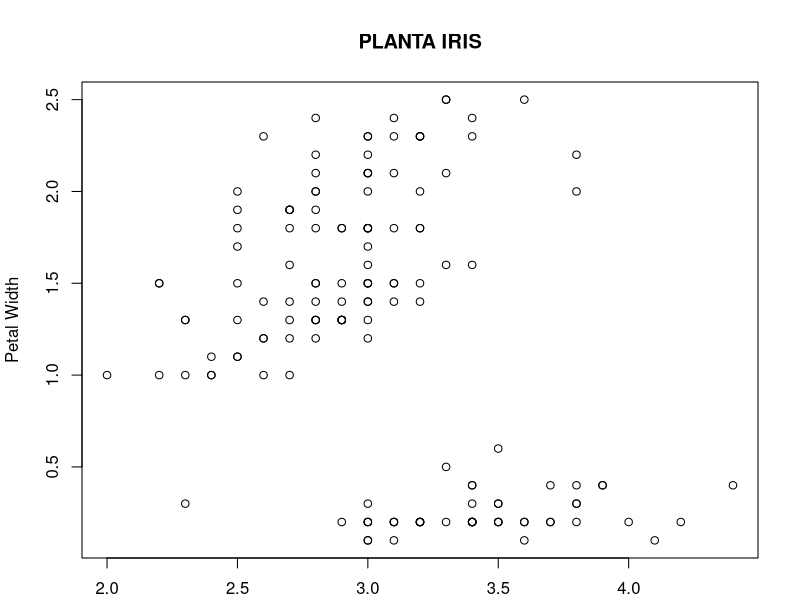
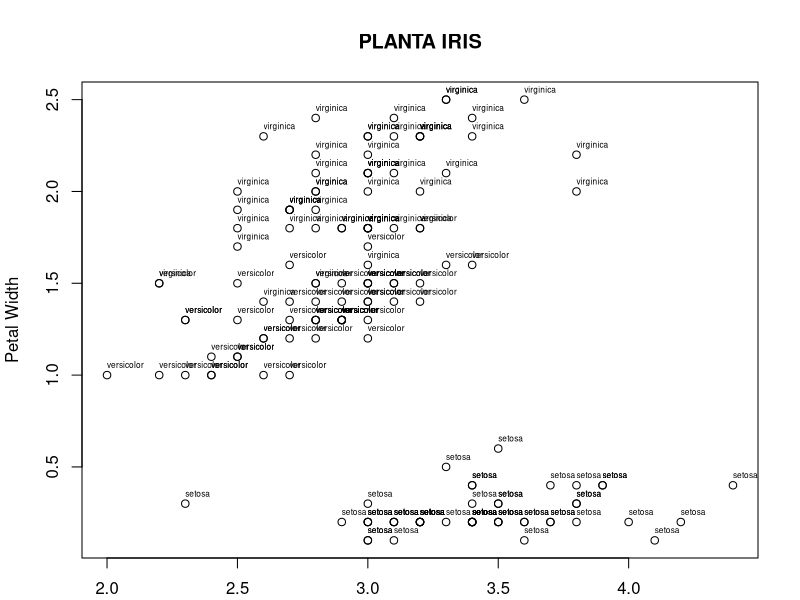
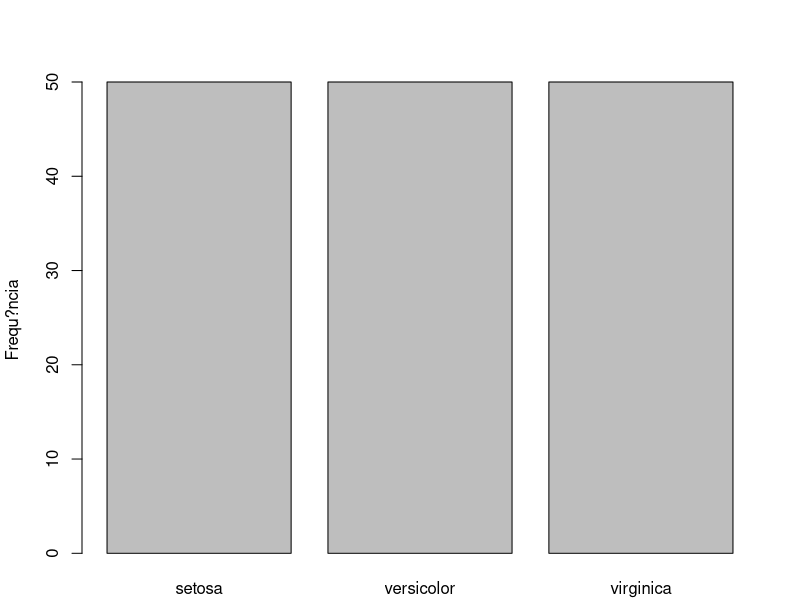
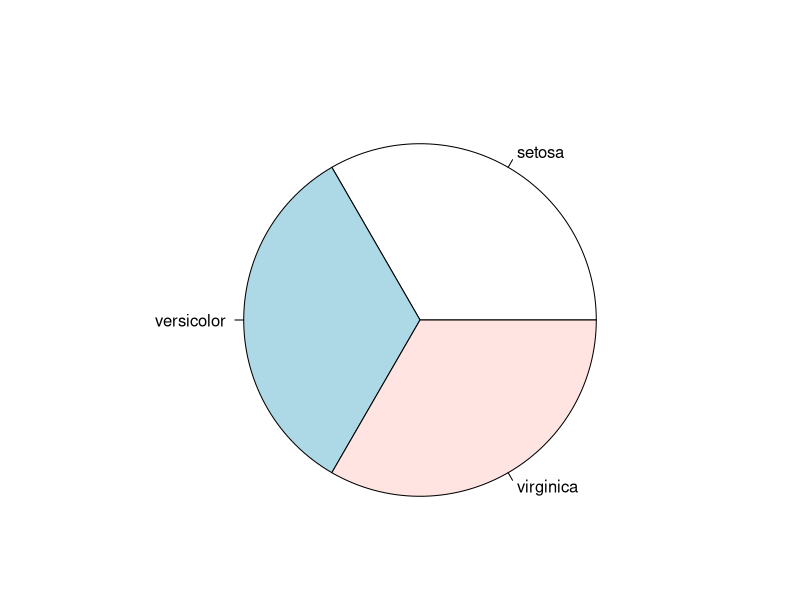
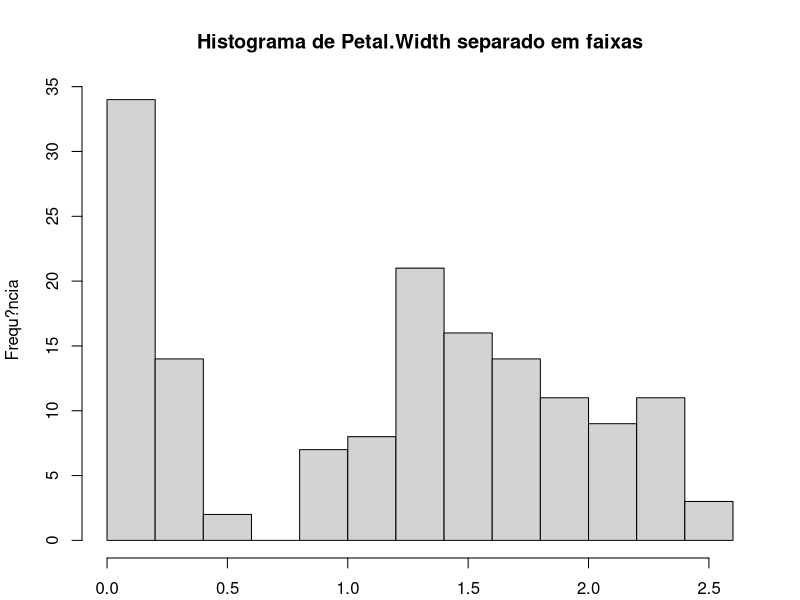
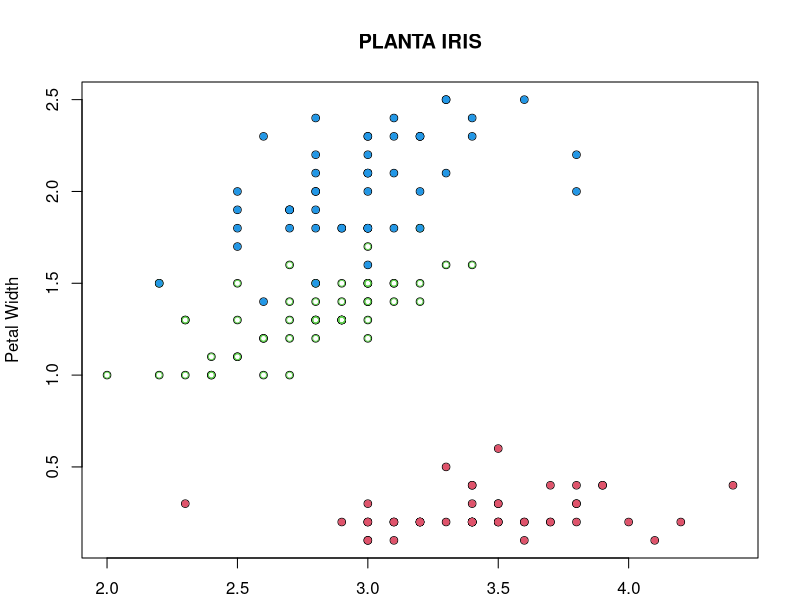
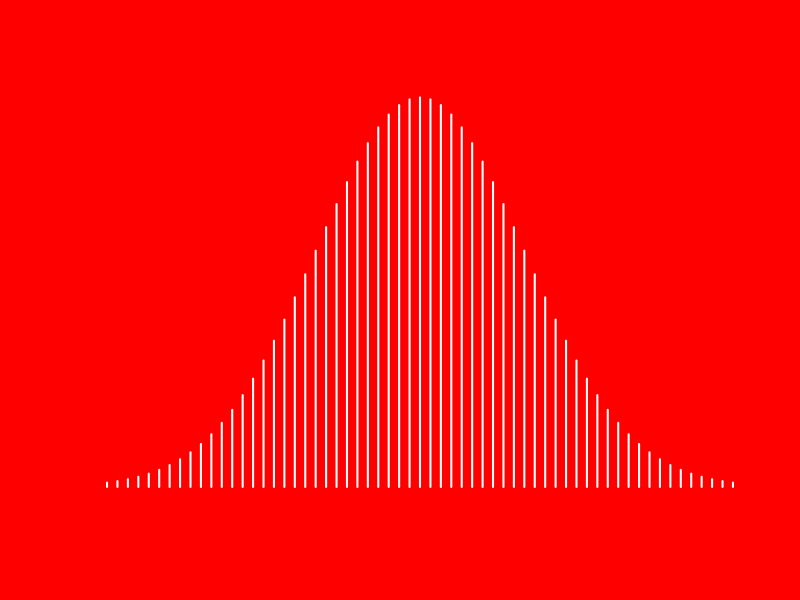
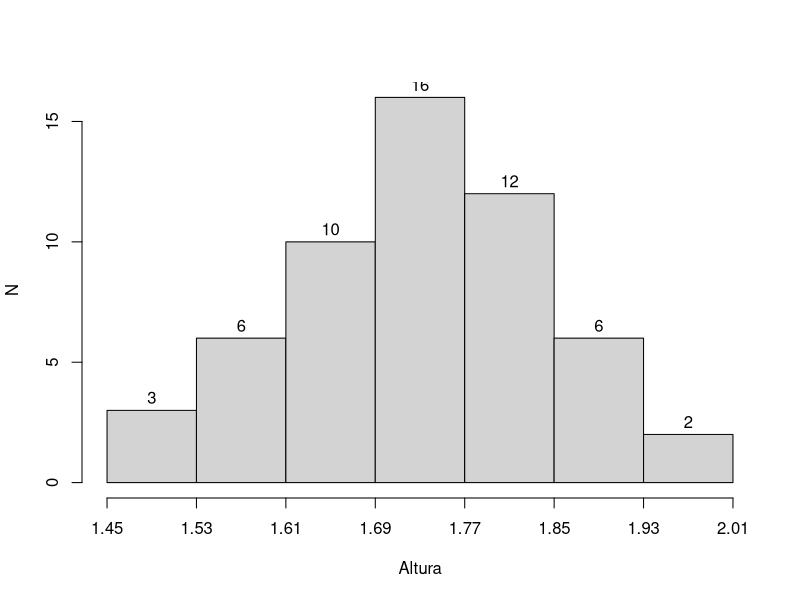

Write the R code that produced these figures, in order. (Note: this script raises an error after producing the figures.)
###
### representacao tabular
###


#Tabelas das Notas de Aula

tabela <- function (x)
{
  f   <-table (x)                             # frequencia simples 
  fr  <- round(prop.table(f)*100,2)           # frequencia relativa  
  Fab  <- cumsum(f)                           # frequencia acumulada "abaixo de"
  Fabr <- cumsum(fr)                          # frequencia acumulada "abaixo de" relativa
  
  
  cbind(f,fr,Fab,Fabr)     # montando a tabela, colando as colunas

}

# o rol de dados do n?mero de acertos em uma prova de 
# 10 quest?es aplicadas a 50 alunos


nota<-c(2 , 3 , 3 , 3 , 3 , 4 , 4 , 4 , 4 , 4 , 
        4 , 4 , 4 , 4 , 4 , 4 , 4 , 4 , 4 , 4 ,
        4 , 4 , 5 , 5 , 5 , 5 , 5 , 5 , 5 , 5 , 
        5 , 5 , 5 , 5 , 5 , 5 , 6 , 6 , 6 , 6 , 
        6 , 6 , 6 , 7 , 7 , 7 , 8 , 8 , 8 , 9 )



print (tabela(nota), digits=3)


# tablea de dados agrupados para as notas dos 50 alu-
# no.

## construindo as classes

faixa <- cut(nota,breaks = seq(0,10,by=2),dig.lab=4)

print (tabela(faixa), digits=3)



## Massa de 140 gr?o de feijao

massa <- 
  c(0.1188	,	0.1590	,	0.1732	,	0.1817	,	0.1917	,	0.1996	,	0.2089	,	0.2200	,	0.2365	,	0.2535	,
    0.1202	,	0.1596	,	0.1733	,	0.1823	,	0.1930	,	0.1996	,	0.2091	,	0.2215	,	0.2369	,	0.2585	,
    0.1340	,	0.1606	,	0.1736	,	0.1826	,	0.1935	,	0.2008	,	0.2096	,	0.2237	,	0.2380	,	0.2593	,
    0.1340	,	0.1629	,	0.1740	,	0.1828	,	0.1950	,	0.2012	,	0.2097	,	0.2254	,	0.2382	,	0.2595	,
    0.1399	,	0.1642	,	0.1746	,	0.1848	,	0.1965	,	0.2025	,	0.2098	,	0.2262	,	0.2423	,	0.2620	,
    0.1402	,	0.1644	,	0.1766	,	0.1860	,	0.1965	,	0.2045	,	0.2126	,	0.2266	,	0.2455	,	0.2657	,
    0.1409	,	0.1663	,	0.1769	,	0.1865	,	0.1968	,	0.2048	,	0.2126	,	0.2285	,	0.2456	,	0.2660	,
    0.1421	,	0.1666	,	0.1773	,	0.1869	,	0.1970	,	0.2051	,	0.2137	,	0.2296	,	0.2458	,	0.2666	,
    0.1462	,	0.1677	,	0.1793	,	0.1874	,	0.1971	,	0.2054	,	0.2143	,	0.2309	,	0.2459	,	0.2673	,
    0.1463	,	0.1683	,	0.1795	,	0.1875	,	0.1980	,	0.2055	,	0.2146	,	0.2311	,	0.2465	,	0.2674	,
    0.1470	,	0.1696	,	0.1795	,	0.1902	,	0.1985	,	0.2058	,	0.2153	,	0.2326	,	0.2482	,	0.2790	,
    0.1496	,	0.1701	,	0.1799	,	0.1904	,	0.1987	,	0.2060	,	0.2173	,	0.2327	,	0.2504	,	0.2833	,
    0.1561	,	0.1708	,	0.1810	,	0.1910	,	0.1988	,	0.2080	,	0.2184	,	0.2335	,	0.2505	,	0.3043	,
    0.1573	,	0.1722	,	0.1814	,	0.1911	,	0.1995	,	0.2087	,	0.2186	,	0.2344	,	0.2507	,	0.3141	)

## numero de dados

n <- length (massa)

## numero de classe
## uma sugestão para o numero de classes é a proximacaoo
## da raiz quadrada dos elementos a serem classificados 

(k <- sqrt(n))

## construindo as classes

faixa <- cut(massa,breaks = seq(0.10,0.32,l=k),dig.lab=4)

print (tabela(faixa), digits=3)


###
### medidas de tendencia central
###

fraude <- c(3,5,4,5,2,5,6,3,4,4,3,4,3,5,5,6,
            2,2,3,2,3,6,4,3,1,8,5,3,3,2,3)

sum(fraude)
length(fraude)
mean(fraude)

sort(fraude)


###
### medidas de dispersao
###

# Amplitude
dados <- c( 149 , 150 , 152 , 154 ,  155, 157,  157,  157,  158,  158,
            158 , 159 , 160 , 162 ,  162, 163,  163,  163,  164,  164, 
            164 , 165 , 165 , 165 ,  165, 166,  166,  166,  168,  169,
            169 , 170 , 170 , 170 ,  171, 172,  172,  175,  176,  178)


range(dados)



###
### Graficos
###

#grafico capa
old <- par()
x <- seq(-3,3, by=0.1)
jpeg("capa3.jpeg",bg="transparent")
par(bg="red")
plot (x, dnorm(x), type="h", lwd=2, col="white", axes=FALSE , xlab="", ylab="", bty="n")
dev.off()
par(old)
#

par(mar=c(2, 4, 4, 2) + 0.1)

altura <- c(1.47	,	1.48	,	1.51	,	1.53	,	1.55	,	1.55	,	1.59	,	1.60	,	1.60	,	1.62	,	1.62,
            1.63	,	1.63	,	1.64	,	1.65	,	1.65	,	1.68	,	1.68	,	1.68	,	1.69	,	1.69	,	1.69,
            1.70	,	1.70	,	1.71	,	1.71	,	1.71	,	1.72	,	1.72	,	1.72	,	1.73	,	1.75	,	1.76,
            1.76	,	1.76	,	1.77	,	1.77	,	1.78	,	1.78	,	1.79	,	1.79	,	1.79	,	1.80	,	1.81,
            1.82	,	1.82	,	1.83	,	1.85	,	1.85	,	1.86	,	1.89	,	1.90	,	1.92	,	1.93	,	1.99	)

limites <- seq(1.45,2.01,by=0.08)

faixa <- cut(altura,breaks = seq(1.45,2.01,by=0.08),dig.lab=4, right = FALSE)

print (tabela(faixa), digits=3)




# histograma frequencia simples
jpeg("gr_hist1.jpeg", bg="transparent")
a <- hist(altura,breaks=limites, main="",
                            xlab = "Altura", 
                            ylab = "N", 
                            labels =TRUE, 
                            axes   =FALSE,
                            right = FALSE)
axis(1, at=limites, cex=0.8)
axis(2)
dev.off()



# histograma frequencia acumulada
aux <- rep(a$mids,a$counts)
aux <- cumsum(table(aux))
aux <- rep(a$mids,aux)

jpeg("gr_hist2.jpeg", bg="transparent")
a<-hist(aux,breaks=limites, main="",
          xlab = "Altura", 
          ylab = "N", 
          labels =TRUE, 
          axes   =FALSE, ylim=c(0,60),
          right = FALSE)
axis(1, at=limites, cex=0.8)
axis(2)
dev.off()

# ploigono de frequencia

jpeg("gr_hist3.jpeg", bg="transparent")
a <- hist(altura,breaks=limites, main="",
          xlab = "Altura", 
          ylab = "N", 
          labels =TRUE, 
          axes   =FALSE,
          right = FALSE)
axis(1, at=limites, cex=0.8)
axis(2)
lines(c(min(limites),a$mids,max(limites)), c(0,a$counts,0), col="red",lwd=2)
dev.off()

# ogiva de Galton

jpeg("gr_hist4.jpeg", bg="transparent")
aux <- rep(a$mids,a$counts)
aux <- cumsum(table(aux))
aux <- rep(a$mids,aux)

a<-hist(aux,breaks=limites, main="",
        xlab = "Altura", 
        ylab = "N", 
        labels =TRUE, 
        axes   =FALSE, ylim=c(0,60),
        right = FALSE)
axis(1, at=limites, cex=0.8)
axis(2)
lines(c(min(limites),a$mids,max(limites)), c(0,a$counts,max(a$counts)), col="red",lwd=2)
dev.off()


# grafico de hastes

dados <- table(rbinom(1000,10,0.5))

jpeg("gr_haste1.jpeg", bg="transparent")
plot (dados, type="h", col = "red", lwd = 2, xlab = "X", ylab = "Y")
dev.off()


# grafico dispersao

library(MASS)

jpeg("gr_dispersao1.jpeg", bg="transparent")
plot (cats$Bwt, cats$Hwt, pch=16 , col = "black", lwd = 2, xlab = "X", ylab = "Y")
dev.off()

# grafico boxplot

library(MASS)


jpeg("gr_boxplot1.jpeg", bg="transparent")
a<-boxplot (iris$Sepal.Width, pch=16 ,  lwd = 2, xlab = "X")
text (1.4,c(a$stats, a$out), c( "min", "1? Q", "mediana","3? Q", "max", "out", "out", "out", "out"), cex = 0.8)
arrows (1.3, c(a$stats, a$out), 1.22,c(a$stats, a$out) )
dev.off()



# grafico boxplot

library(MASS)

a <- as.data.frame(Titanic)

jpeg("gr_barra1.jpeg", bg="transparent")
barplot(table(cats$Sex),ylim=c(0,100), col="white")
dev.off()






## Grafico do Apendice R


x <- iris[,"Sepal.Width"]
y <- iris[,"Petal.Width"]
plot (x, y, type="p", main="PLANTA IRIS", xlab = "Sepal Width", ylab="Petal Width")

x <- iris[,"Sepal.Width"]
y <- iris[,"Petal.Width"]
especie <- iris[,"Species"]
plot (x, y, type="p", main="PLANTA IRIS", xlab = "Sepal Width", ylab="Petal Width")
text(x,y,labels = especie, cex=0.5,adj=c(0,-1))

# 


quantidade <- tapply(rep(1,150), iris["Species"],sum)
barplot(quantidade, xlab="Esp?cie", ylab="Frequ?ncia")

pie(quantidade)

hist(t(iris["Petal.Width"]), main="Histograma de Petal.Width separado em faixas",
     xlab = "Petal.Width",bin=10,ylab = "Frequ?ncia")

x <- iris[,"Sepal.Width"]
y <- iris[,"Petal.Width"]
especie <- iris[,"Species"]
plot (x, y, type="p", main="PLANTA IRIS", xlab = "Sepal Width", ylab="Petal Width")
points(x[1:50], y[1:50], col=2, cex=.8,pch=19)
points(x[51:100], y[51:100], col=3, cex=.8,pch=1)
points(x[101:150], y[101:150], col=4, cex=.8,pch=19)
legend(locator(1), c("setosa","versicolor","virginica"), 
       pch=c(19,1,19),col=c(2,3,4), cex=0.8)

par(mar=c(0,0,0,0))
X <- rep(1:5,5)
Y <- rep (5:1,rep(5,5))

plot(X,Y, pch=1:25,xlim=c(0,6), ylim=c(0,6),
     xlab = "", ylab = "",axes=FALSE)
text(X,Y, labels = 1:25 , adj = c(1,-1),cex=0.8)
par(mar=c(5.1,4.1,4.1,2.1))

x<-iris[,"Sepal.Width"]
plot(x,type="n",xlab = "?ndice",ylab="Sepal.Width")
lines(iris["Sepal.Width"])

summary(iris)

1:60

